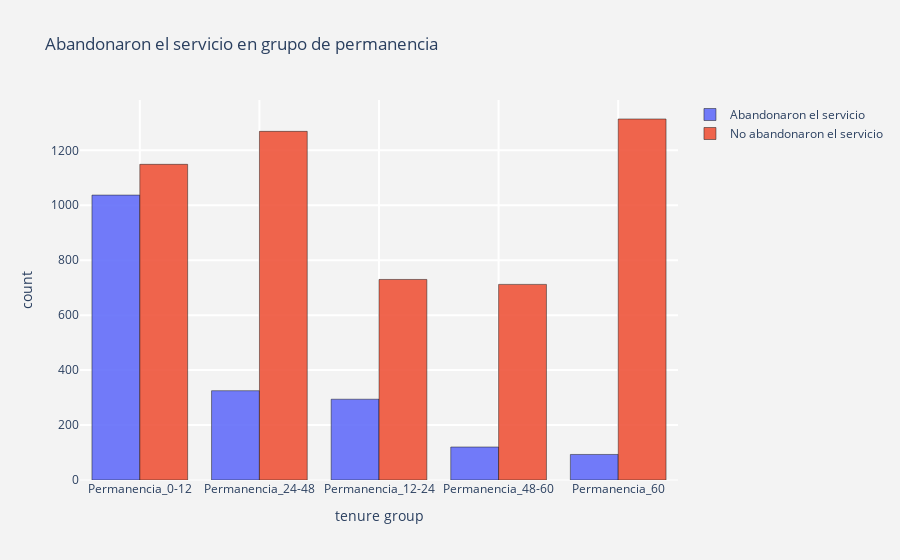
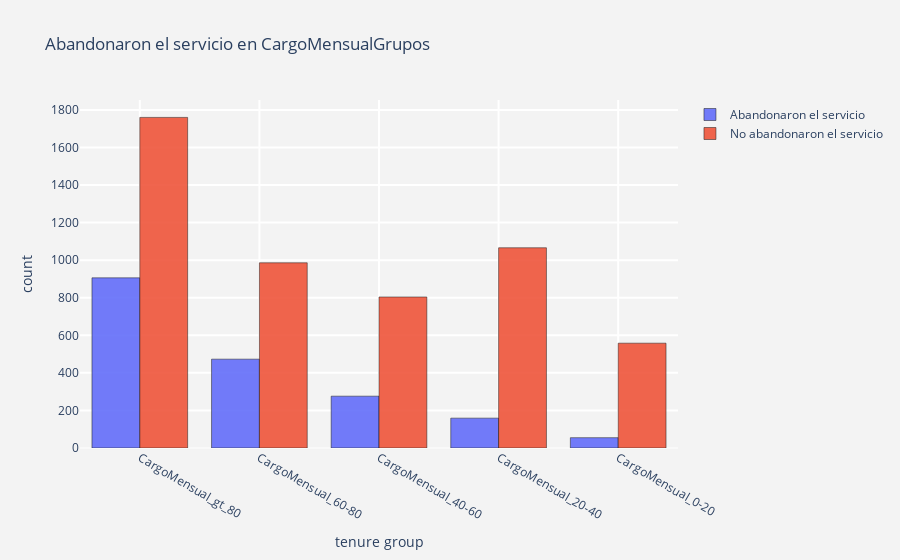
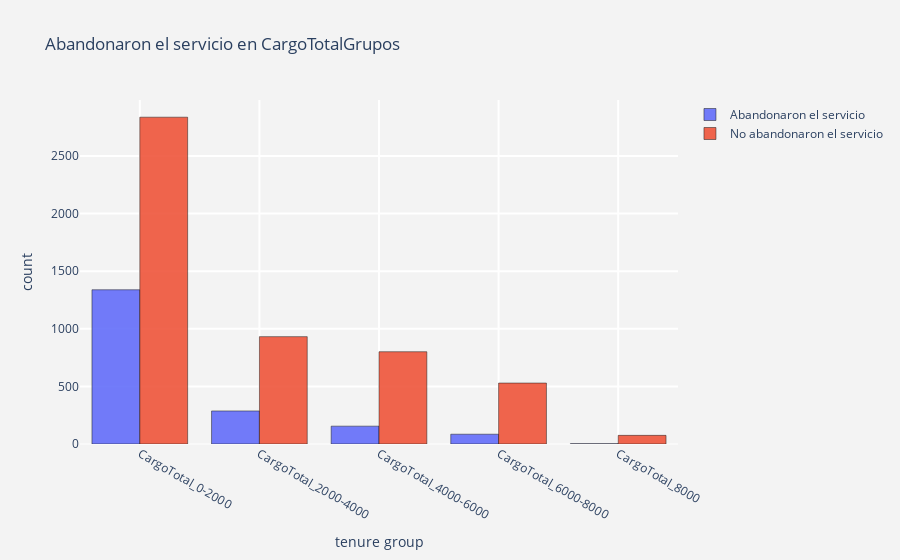

Notebook code cell kept with these figures, in order:
### Markdown cell above
Podemos observar que:
* El 55.5% de los clientes que abandonaron el servicio son clientes que no cumplen 1 año.
* En los gastos mensuales se puede ver que mas del 70% de los clientes tiene un abono mayor a 60, sin embargo entre los      clientes que mas abandonaron servicio (mayor al 50%) el cargo es el mismo.
* El total de cargos de los que abandonaron el servicio se concentra en en los que gastan menos de 2000.

### Code cell
#Desgaste en el servicio por grupos de permanencia

tg_ch  =  abandonaron["PermanenciaGrupos"].value_counts().reset_index()
tg_ch.columns  = ["PermanenciaGrupos","count"]
tg_nch =  no_abandonaron["PermanenciaGrupos"].value_counts().reset_index()
tg_nch.columns = ["PermanenciaGrupos","count"]

trace1 = go.Bar(x = tg_ch["PermanenciaGrupos"]  , y = tg_ch["count"],
                name = "Abandonaron el servicio",
                marker = dict(line = dict(width = .5,color = "black")),
                opacity = .9)

trace2 = go.Bar(x = tg_nch["PermanenciaGrupos"] , y = tg_nch["count"],
                name = "No abandonaron el servicio",
                marker = dict(line = dict(width = .5,color = "black")),
                opacity = .9)

layout = go.Layout(dict(title = "Abandonaron el servicio en grupo de permanencia",
                        plot_bgcolor  = "rgb(243,243,243)",
                        paper_bgcolor = "rgb(243,243,243)",
                        xaxis = dict(gridcolor = 'rgb(255, 255, 255)',
                                     title = "tenure group",
                                     zerolinewidth=1,ticklen=5,gridwidth=2),
                        yaxis = dict(gridcolor = 'rgb(255, 255, 255)',
                                     title = "count",
                                     zerolinewidth=1,ticklen=5,gridwidth=2),
                       )
                  )
data = [trace1,trace2]
fig  = go.Figure(data=data,layout=layout)
py.iplot(fig)

#Desgaste en el servicio por grupos de gastos mensuales

tg_ch  =  abandonaron["CargoMensualGrupos"].value_counts().reset_index()
tg_ch.columns  = ["CargoMensualGrupos","count"]
tg_nch =  no_abandonaron["CargoMensualGrupos"].value_counts().reset_index()
tg_nch.columns = ["CargoMensualGrupos","count"]

trace1 = go.Bar(x = tg_ch["CargoMensualGrupos"]  , y = tg_ch["count"],
                name = "Abandonaron el servicio",
                marker = dict(line = dict(width = .5,color = "black")),
                opacity = .9)

trace2 = go.Bar(x = tg_nch["CargoMensualGrupos"] , y = tg_nch["count"],
                name = "No abandonaron el servicio",
                marker = dict(line = dict(width = .5,color = "black")),
                opacity = .9)

layout = go.Layout(dict(title = "Abandonaron el servicio en CargoMensualGrupos",
                        plot_bgcolor  = "rgb(243,243,243)",
                        paper_bgcolor = "rgb(243,243,243)",
                        xaxis = dict(gridcolor = 'rgb(255, 255, 255)',
                                     title = "tenure group",
                                     zerolinewidth=1,ticklen=5,gridwidth=2),
                        yaxis = dict(gridcolor = 'rgb(255, 255, 255)',
                                     title = "count",
                                     zerolinewidth=1,ticklen=5,gridwidth=2),
                       )
                  )
data = [trace1,trace2]
fig  = go.Figure(data=data,layout=layout)
py.iplot(fig)

#Desgaste en el servicio por grupos de gastos totales

tg_ch  =  abandonaron["CargoTotalGrupos"].value_counts().reset_index()
tg_ch.columns  = ["CargoTotalGrupos","count"]
tg_nch =  no_abandonaron["CargoTotalGrupos"].value_counts().reset_index()
tg_nch.columns = ["CargoTotalGrupos","count"]

trace1 = go.Bar(x = tg_ch["CargoTotalGrupos"]  , y = tg_ch["count"],
                name = "Abandonaron el servicio",
                marker = dict(line = dict(width = .5,color = "black")),
                opacity = .9)

trace2 = go.Bar(x = tg_nch["CargoTotalGrupos"] , y = tg_nch["count"],
                name = "No abandonaron el servicio",
                marker = dict(line = dict(width = .5,color = "black")),
                opacity = .9)

layout = go.Layout(dict(title = "Abandonaron el servicio en CargoTotalGrupos",
                        plot_bgcolor  = "rgb(243,243,243)",
                        paper_bgcolor = "rgb(243,243,243)",
                        xaxis = dict(gridcolor = 'rgb(255, 255, 255)',
                                     title = "tenure group",
                                     zerolinewidth=1,ticklen=5,gridwidth=2),
                        yaxis = dict(gridcolor = 'rgb(255, 255, 255)',
                                     title = "count",
                                     zerolinewidth=1,ticklen=5,gridwidth=2),
                       )
                  )
data = [trace1,trace2]
fig  = go.Figure(data=data,layout=layout)
py.iplot(fig)

### Figure 1 — Plotly figure (JSON) as saved in the notebook; plotly's stock layout.template omitted (floating-point values rounded to 4 significant figures)
{"data": [{"marker": {"line": {"color": "black", "width": 0.5}}, "name": "Abandonaron el servicio", "opacity": 0.9, "type": "bar", "x": ["Permanencia_0-12", "Permanencia_24-48", "Permanencia_12-24", "Permanencia_48-60", "Permanencia_60"], "y": [1037, 325, 294, 120, 93]}, {"marker": {"line": {"color": "black", "width": 0.5}}, "name": "No abandonaron el servicio", "opacity": 0.9, "type": "bar", "x": ["Permanencia_60", "Permanencia_24-48", "Permanencia_0-12", "Permanencia_12-24", "Permanencia_48-60"], "y": [1314, 1269, 1149, 730, 712]}], "layout": {"paper_bgcolor": "rgb(243,243,243)", "plot_bgcolor": "rgb(243,243,243)", "title": {"text": "Abandonaron el servicio en grupo de permanencia"}, "xaxis": {"gridcolor": "rgb(255, 255, 255)", "gridwidth": 2, "ticklen": 5, "title": {"text": "tenure group"}, "zerolinewidth": 1}, "yaxis": {"gridcolor": "rgb(255, 255, 255)", "gridwidth": 2, "ticklen": 5, "title": {"text": "count"}, "zerolinewidth": 1}}}

### Figure 2 — Plotly figure (JSON) as saved in the notebook; plotly's stock layout.template omitted (floating-point values rounded to 4 significant figures)
{"data": [{"marker": {"line": {"color": "black", "width": 0.5}}, "name": "Abandonaron el servicio", "opacity": 0.9, "type": "bar", "x": ["CargoMensual_gt_80", "CargoMensual_60-80", "CargoMensual_40-60", "CargoMensual_20-40", "CargoMensual_0-20"], "y": [906, 473, 276, 159, 55]}, {"marker": {"line": {"color": "black", "width": 0.5}}, "name": "No abandonaron el servicio", "opacity": 0.9, "type": "bar", "x": ["CargoMensual_gt_80", "CargoMensual_20-40", "CargoMensual_60-80", "CargoMensual_40-60", "CargoMensual_0-20"], "y": [1760, 1066, 986, 804, 558]}], "layout": {"paper_bgcolor": "rgb(243,243,243)", "plot_bgcolor": "rgb(243,243,243)", "title": {"text": "Abandonaron el servicio en CargoMensualGrupos"}, "xaxis": {"gridcolor": "rgb(255, 255, 255)", "gridwidth": 2, "ticklen": 5, "title": {"text": "tenure group"}, "zerolinewidth": 1}, "yaxis": {"gridcolor": "rgb(255, 255, 255)", "gridwidth": 2, "ticklen": 5, "title": {"text": "count"}, "zerolinewidth": 1}}}

### Figure 3 — Plotly figure (JSON) as saved in the notebook; plotly's stock layout.template omitted (floating-point values rounded to 4 significant figures)
{"data": [{"marker": {"line": {"color": "black", "width": 0.5}}, "name": "Abandonaron el servicio", "opacity": 0.9, "type": "bar", "x": ["CargoTotal_0-2000", "CargoTotal_2000-4000", "CargoTotal_4000-6000", "CargoTotal_6000-8000", "CargoTotal_8000"], "y": [1339, 287, 155, 85, 3]}, {"marker": {"line": {"color": "black", "width": 0.5}}, "name": "No abandonaron el servicio", "opacity": 0.9, "type": "bar", "x": ["CargoTotal_0-2000", "CargoTotal_2000-4000", "CargoTotal_4000-6000", "CargoTotal_6000-8000", "CargoTotal_8000"], "y": [2837, 932, 801, 529, 75]}], "layout": {"paper_bgcolor": "rgb(243,243,243)", "plot_bgcolor": "rgb(243,243,243)", "title": {"text": "Abandonaron el servicio en CargoTotalGrupos"}, "xaxis": {"gridcolor": "rgb(255, 255, 255)", "gridwidth": 2, "ticklen": 5, "title": {"text": "tenure group"}, "zerolinewidth": 1}, "yaxis": {"gridcolor": "rgb(255, 255, 255)", "gridwidth": 2, "ticklen": 5, "title": {"text": "count"}, "zerolinewidth": 1}}}
